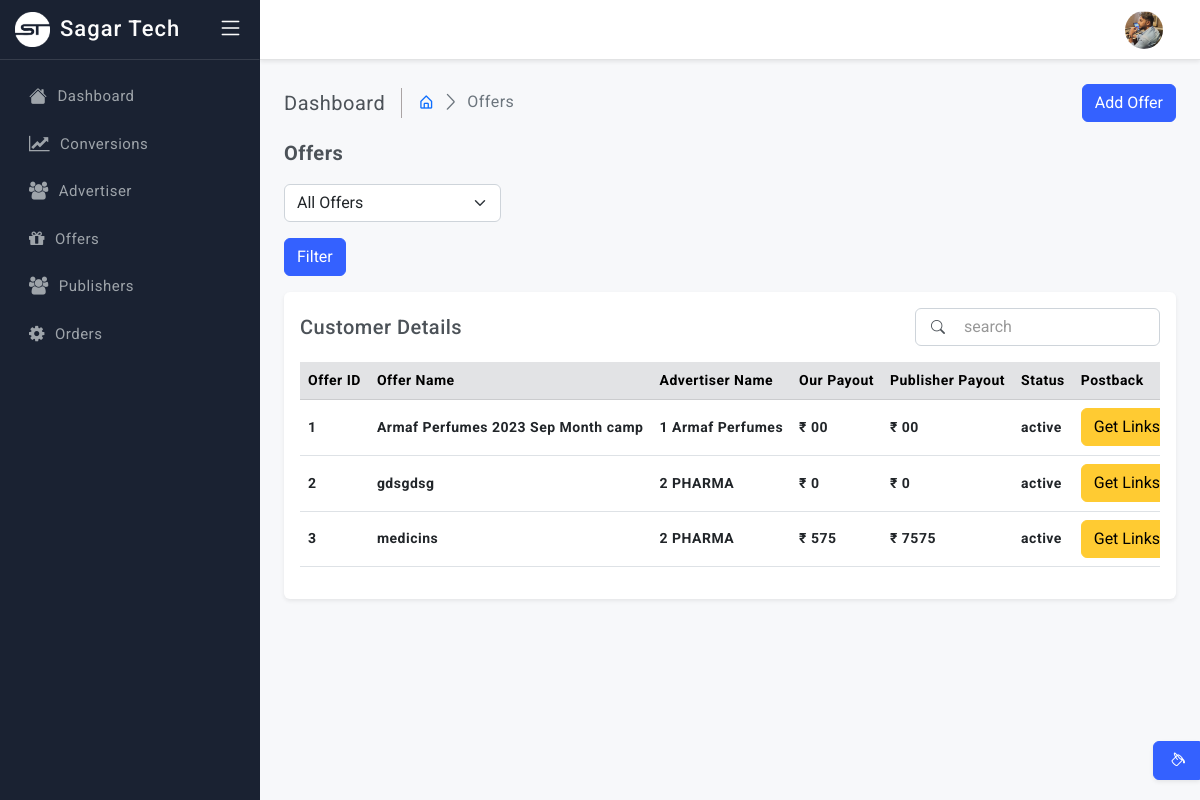
Screenshot of /offers.php (signed in) with the database file from the repository.
### tables this page shows
CREATE TABLE `offers` (
  `offers_id` int(11) NOT NULL,
  `offer_advertiser_name` varchar(255) NOT NULL,
  `offer_name` varchar(255) NOT NULL,
  `preview_link` varchar(255) NOT NULL,
  `tracking_link` varchar(255) NOT NULL,
  `payout` varchar(255) NOT NULL,
  `publisher_payout` varchar(255) NOT NULL,
  `descriptions` varchar(255) NOT NULL,
  `overall_cap` varchar(255) NOT NULL,
  `daily_caps` varchar(255) NOT NULL,
  `secondary_offer` varchar(255) NOT NULL,
  `acess_type` varchar(255) NOT NULL,
  `currency_type` varchar(255) NOT NULL,
  `allowed_geo` varchar(255) NOT NULL,
  `expiration` varchar(255) NOT NULL,
  `offer_type` varchar(255) NOT NULL,
  `states` varchar(255) NOT NULL,
  `track_ip_city` varchar(255) NOT NULL,
  `order_link` varchar(500) NOT NULL
);

CREATE TABLE `advertiser` (
  `advertiser_id` int(11) NOT NULL,
  `advertiser_name` varchar(255) NOT NULL,
  `advr_email` varchar(255) NOT NULL,
  `advr_password` varchar(255) NOT NULL,
  `advr_contact` varchar(255) NOT NULL,
  `company_names` varchar(255) NOT NULL,
  `company_status` varchar(255) NOT NULL
);

### offers.php (the view, shortened to what this page needs)
<?php include('includes/head.php') ?>
<body>
    <?php
    $query = "SELECT *
FROM offers
LEFT JOIN advertiser ON offers.offer_advertiser_name = advertiser.advertiser_id
LEFT JOIN publisher ON offers.offers_id = publisher.publisher_id;";
    $stmt = $con->prepare($query);
    $stmt->execute();
    $result = $stmt->get_result();
    $companyOffer = $result->fetch_all(MYSQLI_ASSOC);
    ?>
    <div class="wrapper">
        <?php include('includes/header.php') ?>
        <?php include('includes/sidebar.php') ?>
        <main class="page-content">
            <div class="page-breadcrumb d-none d-sm-flex align-items-center mb-3">
                <div class="breadcrumb-title pe-3">Dashboard</div>
                <div class="ps-3">
                    <nav aria-label="breadcrumb">
                        <ol class="breadcrumb mb-0 p-0">
                            <li class="breadcrumb-item"><a href="index"><i class="bx bx-home-alt"></i></a>
                            </li>
                            <li class="breadcrumb-item active" aria-current="page">Offers</li>
                        </ol>
                    </nav>
                </div>
                <div class="ms-auto">
                    <div class="col">
                        <button type="button" class="btn btn-primary" data-bs-toggle="modal" data-bs-target="#exampleExtraLargeModal">Add Offer</button>
                    </div>
                </div>
            </div>
            <div class="row">
                <div class="col-md-6">
                    <div style="border-right: none;" class="breadcrumb-title mb-3"><b>Offers</b></div>
                    <div class="mb-3 col-md-6">
                        <select class="form-select" id="statusSelect">
                            <option value="all">All Offers</option>
                        </select>
                    </div>
                    <button type="button" class="btn btn-primary mb-3" id="filterButton">Filter</button>
                </div>
            </div>
            <div class="card">
                <div class="card-body">
                    <div class="d-flex align-items-center">
                        <h5 class="mb-0">Customer Details
                        </h5>
                        <form class="ms-auto position-relative">
                            <div class="position-absolute top-50 translate-middle-y search-icon px-3"><i class="bi bi-search"></i></div>
                            <input class="form-control ps-5" type="text" placeholder="search">
                        </form>
                    </div>
                    <div class="table-responsive mt-3">
                        <table class="table align-middle">
                            <thead class="table-secondary">
                                <tr>
                                    <th>Offer ID</th>
                                    <th>Offer Name</th>
                                    <th>Advertiser Name</th>
                                    <th>Our Payout</th>
                                    <th>Publisher Payout</th>
                                    <th>Status</th>
                                    <th>Postback</th>
                                </tr>
                            </thead>
                            <tbody>
                                <?php
                                foreach ($companyOffer as $key => $Offer) {
                                ?>
                                    <tr>
                                        <td><b class="mb-0 semibold"><?= $Offer['offers_id'] ?></b></td>
                                        <td><b class="mb-0 semibold"><?= $Offer['offer_name'] ?></b></td>
                                        <td><b class="mb-0 semibold"><?= $Offer['offer_advertiser_name'] ?> <?= $Offer['advertiser_name'] ?></b></td>
                                        <td><b class="mb-0 semibold">₹ <?= $Offer['payout'] ?></b></td>
                                        <td><b class="mb-0 semibold">₹ <?= $Offer['publisher_payout'] ?></b></td>
                                        <td><b class="mb-0 semibold"><?= $Offer['states'] ?></b></td>
                                        <td>
                                            <div style="justify-content: center;" class="table-actions d-flex align-items-center gap-3 fs-6">
                                                <a href="javascript:;" class="text-warning" data-bs-toggle="tooltip" data-bs-placement="bottom">
                                                    <div class="col">
                                                        <button type="button" class="btn btn-warning" data-bs-toggle="modal" data-bs-target="#exampleDangerModal<?= $Offer['offers_id'] ?>">Get Links</button>
                                                    </div>
                                                </a>
                                            </div>
                                        </td>
                                    </tr>
                                <?php
                                }
                                ?>
                            </tbody>
                        </table>
                    </div>
                </div>
            </div>
        </main>
        <div class="switcher-body">
            <button class="btn btn-primary btn-switcher shadow-sm" type="button" data-bs-toggle="offcanvas" data-bs-target="#offcanvasScrolling" aria-controls="offcanvasScrolling"><i class="bi bi-paint-bucket me-0"></i></button>
        </div>
    </div>
</body>
</html>

### assets/css/style.css (style rules this page uses)
body { font-size: 14px; color: #4c5258; letter-spacing: .5px; font-family: Roboto, sans-serif; background-color: #f7f8fa; overflow-x: hidden; }
.wrapper { width: auto; position: relative }
a { text-decoration: none; }
::placeholder { opacity: 0.4 !important; }
.page-content { margin-left: 260px; margin-top: 60px; padding: 1.5rem; transition: all .2s; }
.table-responsive { white-space: nowrap; }
.breadcrumb-title { font-size: 20px; border-right: 1.5px solid #aaa4a4; }
.page-breadcrumb .breadcrumb-item+.breadcrumb-item::before { display: inline-block; padding-right: .5rem; color: #6c757d; font-family: LineIcons; content: "\ea5c"; }
.page-breadcrumb .breadcrumb li.breadcrumb-item { font-size: 16px; }
.btn-switcher { position: fixed; right: 0px; bottom: 20px; border-top-right-radius: 0; border-bottom-right-radius: 0; }

### rows the page displays
offers: offers_id "1", offer_name "Armaf Perfumes 2023 Sep Month camp", offer_advertiser_name "1", advertiser.advertiser_name "Armaf Perfumes", payout "00", publisher_payout "00", states "active"
offers: offers_id "2", offer_name "gdsgdsg", offer_advertiser_name "2", advertiser.advertiser_name "PHARMA", payout "0", publisher_payout "0", states "active"
offers: offers_id "3", offer_name "medicins", offer_advertiser_name "2", advertiser.advertiser_name "PHARMA", payout "575", publisher_payout "7575", states "active"
